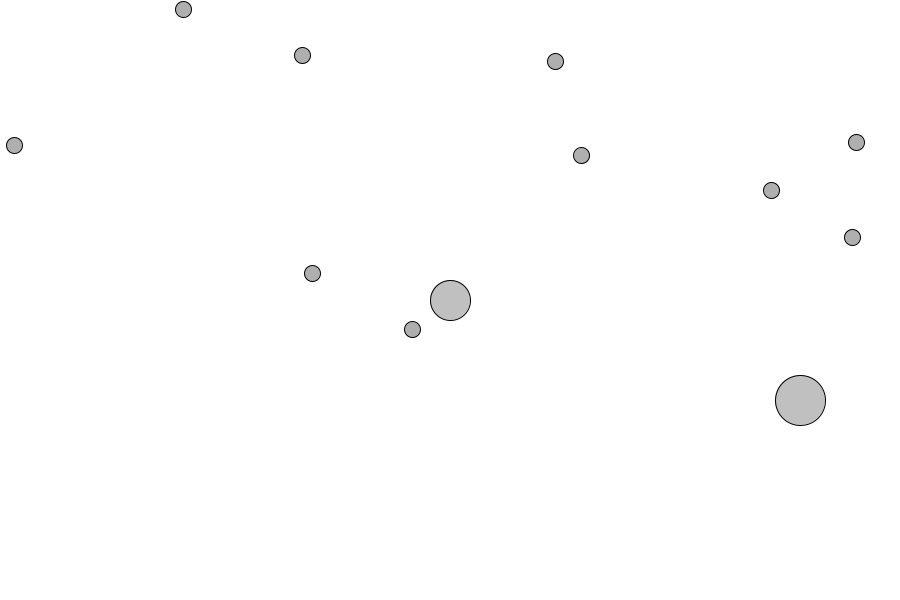
Frame 1 (no input)
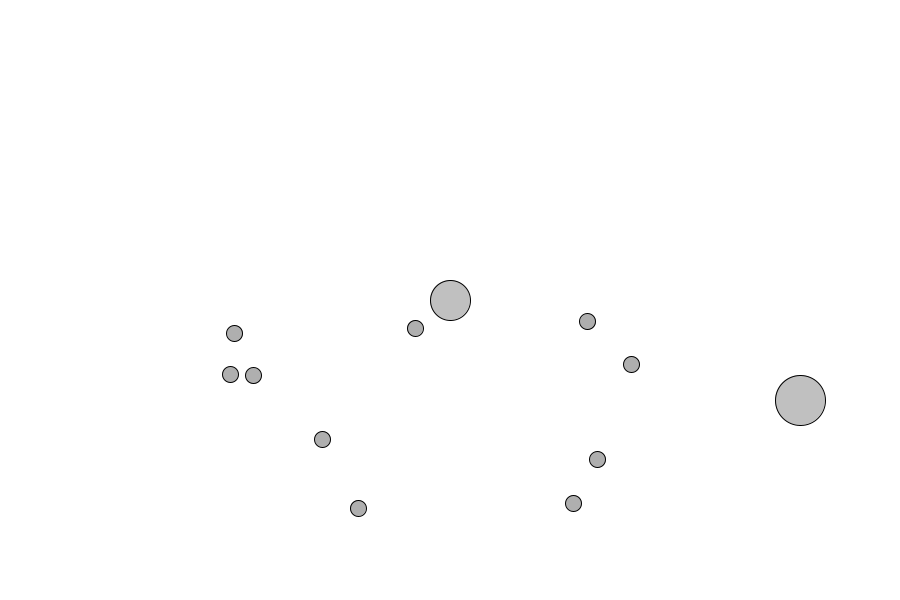
Frame 60 (the mouse pressed at the canvas centre just before this capture)
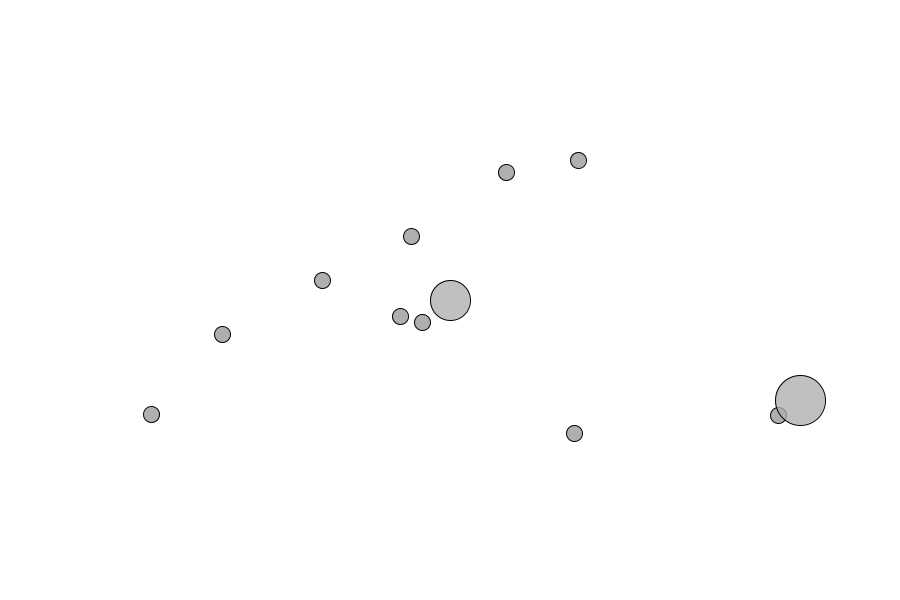
Frame 120 (the mouse held since frame 60 and released just before this capture)

The Processing sketch that drew these frames (run headless with seeded random() and noise(); from frame 60 on, the mouse is pressed at the canvas centre):

// Processing sketch: FishTankTest
// ── FishTankTest.pde
Mover [] mover;
int numMovers = 10;
Attractor a;
Magnet m;

void setup() {
  size(900, 600);
  mover = new Mover[numMovers];
  for (int i = 0; i < numMovers; i++) {
   mover[i] = new Mover(); 
  }
  
  a = new Attractor();
  m = new Magnet();
}

void draw() {
  background(255);
  for (Mover m : mover) {
   m.run(); 
   PVector f = a.attract(m);
   m.applyForce(f);
  }
  
  a.run();
  m.run();
}

// ── Attractor.pde
class Attractor { 
  float mass;
  PVector location;
  float G; //gravity
  
  Attractor() {
    location = new PVector(width/2, height/2);
    mass = 20;
    G = 0.5; //gravitational pull of attractor
  }
  
    PVector attract(Mover m) {
    PVector force = PVector.sub(location,m.location);
    force.normalize(); //to keep the Movers flying in a pointed direction to the attractor
    float distance = force.mag();

//Remember, we need to constrain the distance so that our circle doesn’t spin out of control.

    distance = constrain(distance,5,25);
 
 
    force.normalize();
    float strength = (G * mass * m.mass) / (distance * distance);
    force.mult(strength);
    return force;
}
  
  void display() {
   stroke(0);
   fill(175, 200);
   ellipse(location.x, location.y, mass*2, mass*2);
   
   if (magnetGrabbed && dist(location.x, location.y, m.pos.x, m.pos.y) <= mass*2) {
    
      location.x = mouseX-mass;
      location.y = mouseY-mass;
    
   }
  }
  
  void run() {
   display(); 
  }
  

}

// ── Magnet.pde
boolean magnetGrabbed = false;
class Magnet {
 float size;
 PVector pos;
 
 Magnet() {
  size = 50;
  pos = new PVector (800, 400);
 }
 
 void grab() {
    if (dist(mouseX, mouseY, pos.x, pos.y) <= size/2) {
     
      if (mousePressed) {
      magnetGrabbed = true;
      pos.x = mouseX;
      pos.y = mouseY;
  } else {
    magnetGrabbed = false;
 }
 
}
 }
 
 void drawMagnet() {
   ellipse(pos.x, pos.y, size, size);
 }
 
 void run() {
  grab();
  drawMagnet();
 }
}

// ── Mover.pde
class Mover {
  PVector location, velocity, acceleration; 
  float mass;

  Mover() {
    location = new PVector(random(width), random(height));
    velocity = new PVector (0, 0);
    acceleration = new PVector(-0.01, 0.01);
    mass = 10;
  }
  void update() {




    velocity.add(acceleration);
    location.add(velocity);
    acceleration.mult(0); //clearr acceleration each time
  }

  void applyForce(PVector force) {

    //Receive a force, divide by mass, and add to acceleration.

    PVector f = PVector.div(force, mass);
    acceleration.add(f);
  }

  void display() {
    stroke(0);
    fill(175);
    ellipse(location.x, location.y, 16, 16);
  }



  void checkEdges() {
    if (location.x > width) {
      location.x = width;
      velocity.x *= -1;
    } else if (location.x < 0) {
      velocity.x *= -1;
      location.x = 0;
    }

    if (location.y > height) {


      velocity.y *= -1;
      location.y = height;
    }else if (location.x < 0) {
      velocity.y *= -1;
      location.y = 0;
    }
  }

  void run() {
    update();
    display();
    checkEdges();
  }
}
